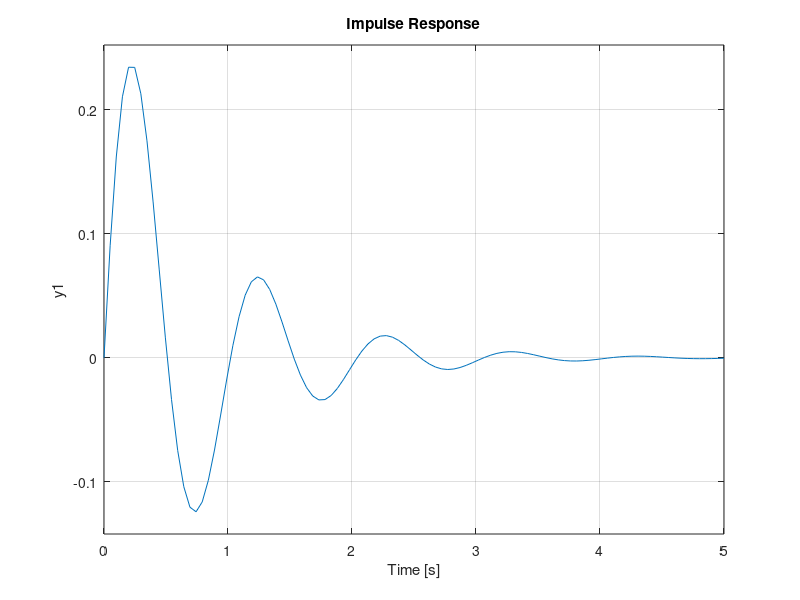
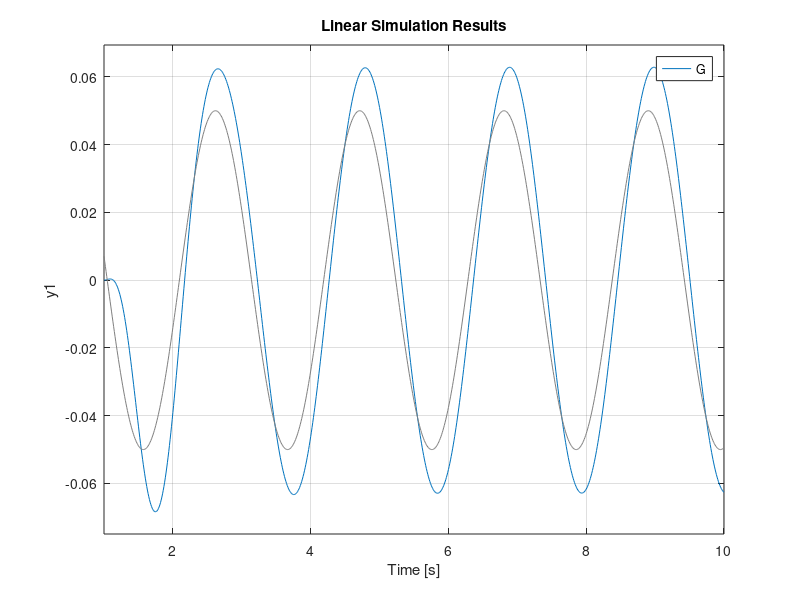

MATLAB code for these plots, in order:
clc;
clear all;
% close all;

%%task 2
t = 1:0.01:10;
excitation_sin = 0.05*sin(3*t);

m_p = 0.16; %kg
c_p = 0.4; %Ns/m
k_p = 6.32; %N/m
w_n = sqrt(k_p/m_p);
zeta= c_p/2*sqrt(k_p*m_p);
% c_p1 = 0;
d_d = 2*zeta*w_n*m_p;
d_p = (w_n)^2*m_p - k_p;
coeff= 0;
% d_d_mat=[0.01 0.1 1 10 100  ];
% d_p_mat=[0.01 0.1 1 10 100  ];
% for l1=1:length(d_d_mat)
%     d_d=d_d_mat(l1);
%  for l2=1:length(d_p_mat)
%     d_p=d_p_mat(l2);
% for d_d=0:0.2:1
%     for d_p=0:0.2:1
% coeff=coeff +1;    
% H = tf([0,2*zeta*w_n,w_n^2],[1,2*zeta*w_n,w_n^2]);
% d_d = 1;
% % d_d= 2*m_p*w_n; %crtically damped
% d_p = 0;
G = tf([0,0,k_p],[m_p,d_d,k_p+d_p]);
% bode(G)
figure(1)
impulse(G*0.05) % impulse excitation
hold on;
figure(2)
lsim(G,excitation_sin,t) % sine excitation
hold on;

% impulse(H*0.05,1) % impulse excitation
w_calc= sqrt((k_p+d_p)/m_p);
zeta_calc = d_d / 2*m_p*w_n;
% utsav(1,coeff)=d_d;
% utsav(2,coeff)=d_p;
%  end
% end